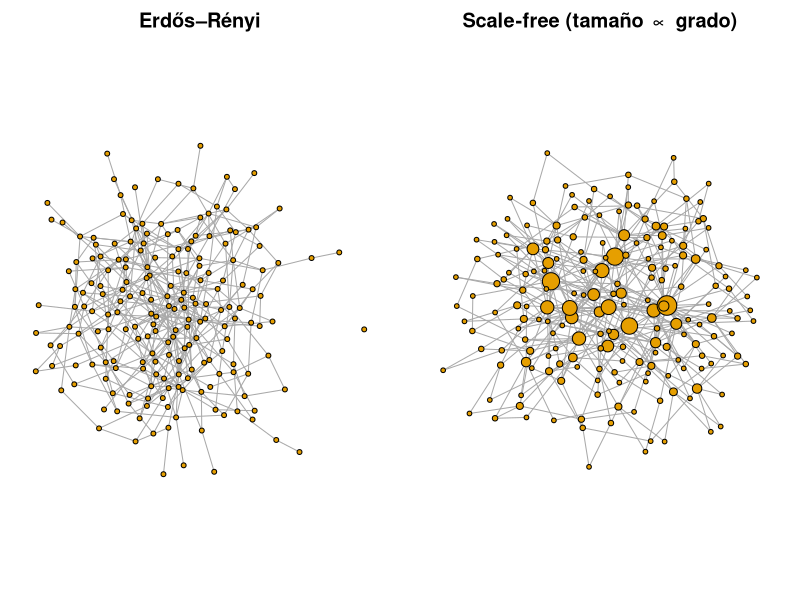
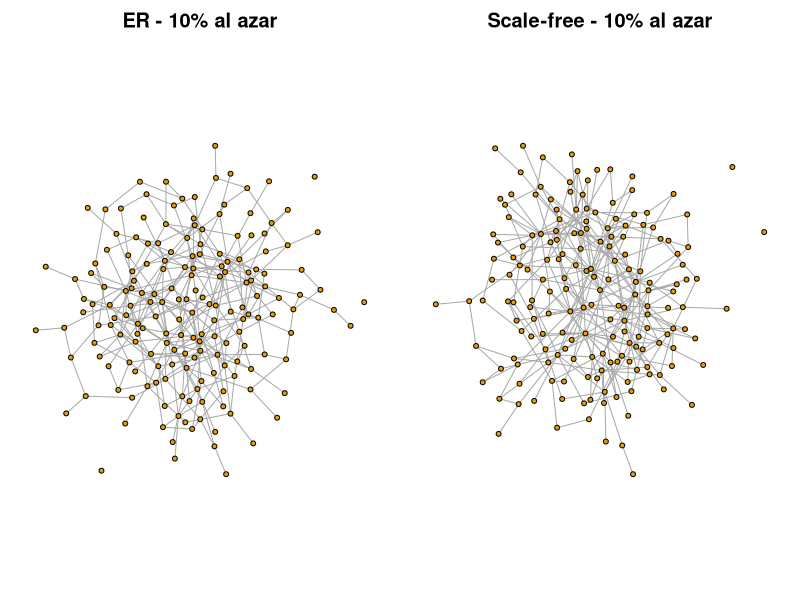
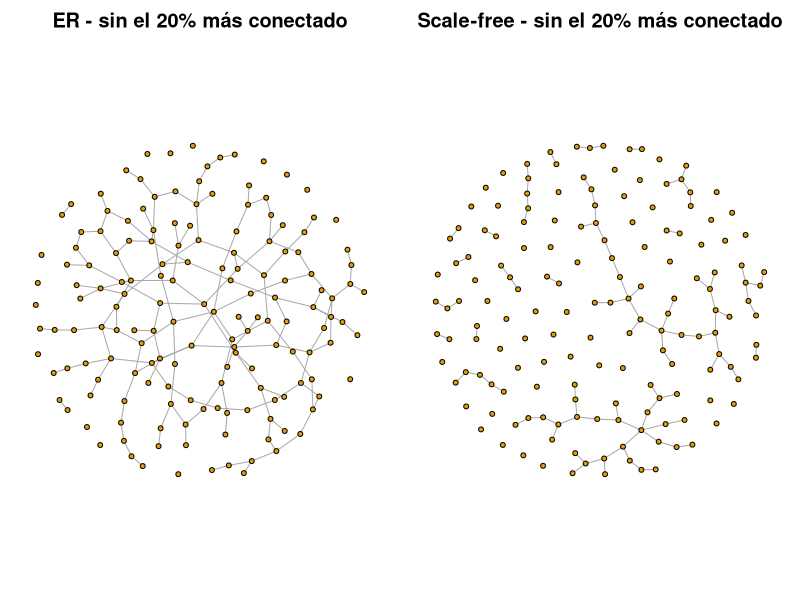

Reproduce these figures in R, in order.
## ---- chunk 1
library(igraph)
set.seed(1)

# Función auxiliar: fracción de los nodos ORIGINALES que siguen en la componente más grande
componente_gigante <- function(g, N) max(components(g)$csize) / N
## ---- chunk 2
N <- 200
g_sf <- sample_pa(N, m = 2, directed = FALSE)       # scale-free (Barabási–Albert)
g_er <- sample_gnm(N, m = ecount(g_sf))             # Erdős–Rényi con las mismas aristas

c(aristas_ER = ecount(g_er), aristas_SF = ecount(g_sf))
c(grado_max_ER = max(degree(g_er)), grado_max_SF = max(degree(g_sf)))

par(mfrow = c(1, 2), mar = c(1, 1, 2, 1))
plot(g_er, vertex.label = NA, vertex.size = 3, main = "Erdős–Rényi")
plot(g_sf, vertex.label = NA, vertex.size = 2 + degree(g_sf) / 2, main = "Scale-free (tamaño ∝ grado)")
## ---- chunk 3
n_elim <- 0.10 * N

er_rand <- delete_vertices(g_er, sample(N, n_elim))
sf_rand <- delete_vertices(g_sf, sample(N, n_elim))

data.frame(
  red     = c("ER", "Scale-free"),
  conexa_antes   = c(is_connected(g_er), is_connected(g_sf)),
  conexa_despues = c(is_connected(er_rand), is_connected(sf_rand)),
  comp_gigante   = round(c(componente_gigante(er_rand, N), componente_gigante(sf_rand, N)), 2)
)

par(mfrow = c(1, 2), mar = c(1, 1, 2, 1))
plot(er_rand, vertex.label = NA, vertex.size = 3, main = "ER - 10% al azar")
plot(sf_rand, vertex.label = NA, vertex.size = 3, main = "Scale-free - 10% al azar")
## ---- chunk 4
n_elim <- 0.20 * N

hubs_er <- order(degree(g_er), decreasing = TRUE)[1:n_elim]
hubs_sf <- order(degree(g_sf), decreasing = TRUE)[1:n_elim]

er_hubs <- delete_vertices(g_er, hubs_er)
sf_hubs <- delete_vertices(g_sf, hubs_sf)

round(c(ER = componente_gigante(er_hubs, N), Scale_free = componente_gigante(sf_hubs, N)), 2)

par(mfrow = c(1, 2), mar = c(1, 1, 2, 1))
plot(er_hubs, vertex.label = NA, vertex.size = 3, main = "ER - sin el 20% más conectado")
plot(sf_hubs, vertex.label = NA, vertex.size = 3, main = "Scale-free - sin el 20% más conectado")
